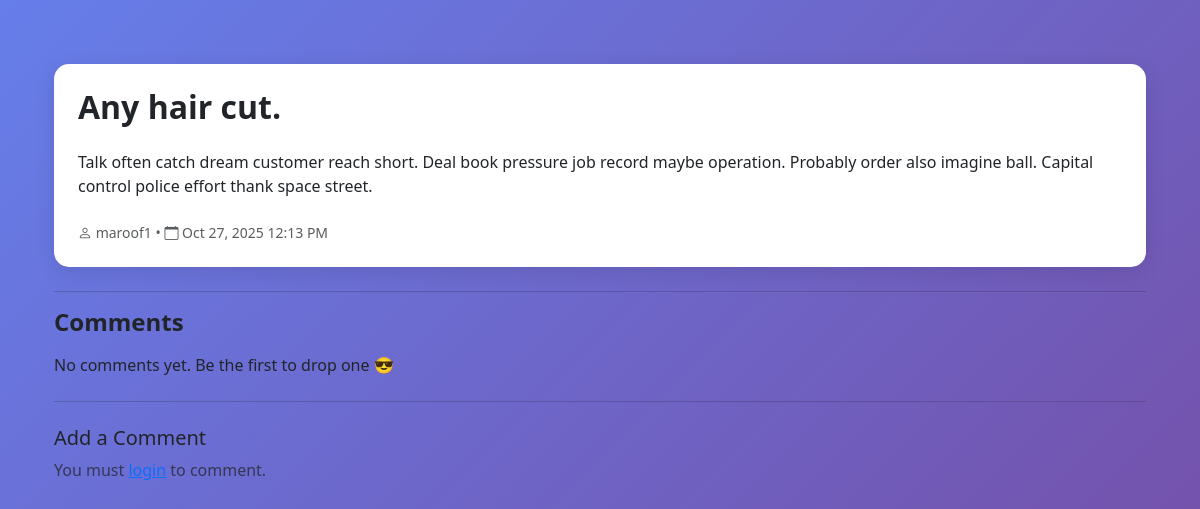
Screenshot of /post/43/ with the database file from the repository.
### blog/models.py (models this page shows, shortened)
class Post(models.Model):
    user = models.ForeignKey(User,on_delete=models.CASCADE,related_name="posts")
    title = models.CharField(max_length=100)
    content = models.TextField()
    created_at = models.DateTimeField(auto_now_add=True)
    updated_at = models.DateTimeField(auto_now=True)

### blog/views.py (the view, shortened to what this page needs)
# urls.py: path("post/<int:pk>/", views.post_detail, name="post_detail"),
def post_detail(request, pk):
    post = get_object_or_404(Post, pk=pk)
    comments = post.comments.all().order_by("-created_at")
    return render(request, "blog/post_detail.html", {
        "post": post,
        "comments": comments
    })

### blog/templates/blog/post_detail.html
{% extends "base.html" %}
{% block content %}
<div class="container mt-4">
    <div class="card p-4 mb-4">
        <h2 class="fw-bold">{{ post.title }}</h2>
        <p class="mt-3">{{ post.content }}</p>
        <div class="text-muted small mt-2">
            <i class="bi bi-person"></i> {{ post.user.username }}
            •
            <i class="bi bi-calendar"></i> {{ post.created_at|date:"M d, Y g:i A" }}
        </div>
    </div>
    <hr>
    <h4 class="fw-bold mb-3">Comments</h4>
    {% for c in comments %}
        <div class="card p-3 mb-2">
            <strong>{{ c.user.username }}</strong>
            <p class="mt-2 mb-1">{{ c.content }}</p>
            <small class="text-muted">{{ c.created_at|date:"M d, Y g:i A" }}</small>
        </div>
    {% empty %}
        <p>No comments yet. Be the first to drop one 😎</p>
    {% endfor %}
    <hr class="my-4">
    <h5>Add a Comment</h5>
    {% if user.is_authenticated %}
    <form method="POST" class="mt-2">
        {% csrf_token %}
        <textarea
            name="content"
            class="form-control"
            rows="3"
            placeholder="Write your comment..."
            required></textarea>
        <button class="btn btn-primary mt-2">Post Comment</button>
    </form>
    {% else %}
        <p class="text-muted">You must <a href="{% url 'login' %}">login</a> to comment.</p>
    {% endif %}
</div>
{% endblock %}

### blog/templates/base.html (style rules this page uses)
body { min-height: 100vh; background: linear-gradient(135deg, #667eea 0%, #764ba2 100%); }
.card { border: none; border-radius: 15px; box-shadow: 0 5px 20px rgba(0,0,0,0.1); }

### rows the page displays
Post: title "Any hair cut.", content "Talk often catch dream customer reach short. Deal book pressure job record maybe operation. Probably order also imagine ball. Capital control police effort thank space street.", user.username "maroof1", created_at "Oct 27, 2025 12:13 PM"
